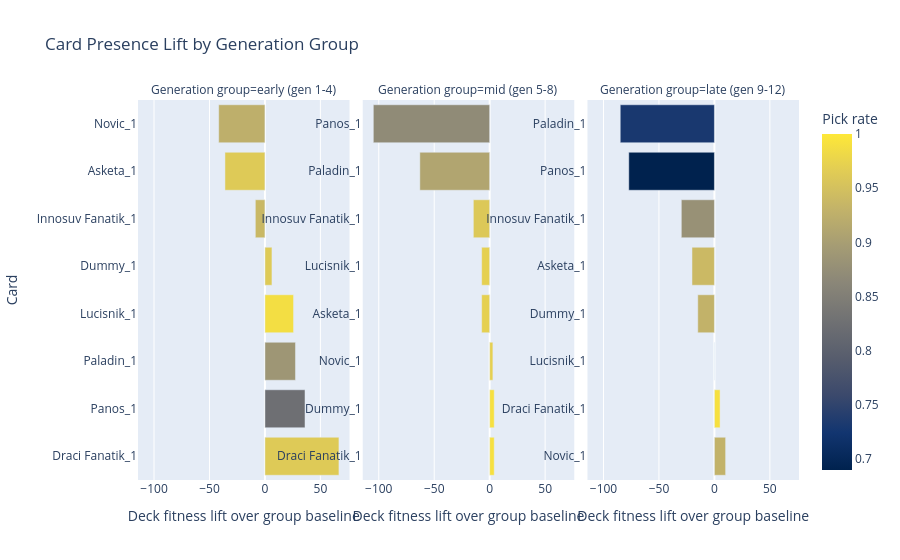

The notebook cell this image was saved under:
### Markdown cell above
## Card Presence Lift

This graph answers: which cards are associated with better decks within each generation group?

Presence lift is average fitness of decks containing the card minus baseline average fitness for the same generation group. This keeps early weak decks and late stronger decks separated.

How to read it:

- Positive lift means the card appears in better-than-average decks for that group.
- A card with high lift and high pick rate is a strong balance candidate.
- A card with high lift but low pick rate is a possible underexplored card.
- A card with high pick rate but negative lift may be over-selected by the deck builder.

Important limitation: this is a deck-composition statistic, not drawn win rate or played win rate.

### Code cell
plot_card_presence_lift_timeline(group_count=3, top_n_per_group=8, min_times_played=2).show()

### Figure 1 — Plotly figure (JSON) as saved in the notebook; plotly's stock layout.template omitted (floating-point values rounded to 4 significant figures)
{"data": [{"customdata": [[77.0, 528.8, 462.0, 1.571, 0.9625], [66.0, 498.2, 462.0, 1.045, 0.825], [71.0, 489.6, 462.0, 1.254, 0.8875], [79.0, 487.8, 462.0, 1.063, 0.9875], [77.0, 468.4, 462.0, 1.403, 0.9625], [75.0, 453.4, 462.0, 1.04, 0.9375], [77.0, 426.0, 462.0, 1.039, 0.9625], [74.0, 420.4, 462.0, 1.027, 0.925]], "hovertemplate": "Generation group=early (gen 1-4)<br>Deck fitness lift over group baseline=%{x}<br>Card=%{y}<br>times_played=%{customdata[0]}<br>average_score_when_present=%{customdata[1]:.2f}<br>baseline_score=%{customdata[2]:.2f}<br>average_copies=%{customdata[3]:.2f}<br>Pick rate=%{marker.color:.1%}<extra></extra>", "legendgroup": "", "marker": {"color": [0.9625, 0.825, 0.8875, 0.9875, 0.9625, 0.9375, 0.9625, 0.925], "coloraxis": "coloraxis", "pattern": {"shape": ""}}, "name": "", "orientation": "h", "showlegend": false, "textposition": "auto", "type": "bar", "x": [66.73, 36.13, 27.54, 25.81, 6.339, -8.651, -36.04, -41.67], "xaxis": "x", "y": ["Draci Fanatik_1", "Panos_1", "Paladin_1", "Lucisnik_1", "Dummy_1", "Innosuv Fanatik_1", "Asketa_1", "Novic_1"], "yaxis": "y"}, {"customdata": [[99.0, 486.5, 482.4, 1.859, 0.99], [99.0, 486.5, 482.4, 1.101, 0.99], [97.0, 485.3, 482.4, 1.072, 0.97], [97.0, 475.2, 482.4, 1.052, 0.97], [97.0, 475.2, 482.4, 1.0, 0.97], [96.0, 467.7, 482.4, 1.01, 0.96], [91.0, 419.4, 482.4, 1.374, 0.91], [87.0, 377.5, 482.4, 1.172, 0.87]], "hovertemplate": "Generation group=mid (gen 5-8)<br>Deck fitness lift over group baseline=%{x}<br>Card=%{y}<br>times_played=%{customdata[0]}<br>average_score_when_present=%{customdata[1]:.2f}<br>baseline_score=%{customdata[2]:.2f}<br>average_copies=%{customdata[3]:.2f}<br>Pick rate=%{marker.color:.1%}<extra></extra>", "legendgroup": "", "marker": {"color": [0.99, 0.99, 0.97, 0.97, 0.97, 0.96, 0.91, 0.87], "coloraxis": "coloraxis", "pattern": {"shape": ""}}, "name": "", "orientation": "h", "showlegend": false, "textposition": "auto", "type": "bar", "x": [4.125, 4.125, 2.909, -7.215, -7.215, -14.72, -62.95, -104.9], "xaxis": "x2", "y": ["Draci Fanatik_1", "Dummy_1", "Novic_1", "Asketa_1", "Lucisnik_1", "Innosuv Fanatik_1", "Paladin_1", "Panos_1"], "yaxis": "y2"}, {"customdata": [[93.0, 366.1, 356.0, 1.161, 0.93], [99.0, 361.1, 356.0, 2.081, 0.99], [100.0, 356.0, 356.0, 1.1, 1.0], [93.0, 341.0, 356.0, 1.075, 0.93], [94.0, 335.8, 356.0, 1.138, 0.94], [88.0, 326.2, 356.0, 1.023, 0.88], [69.0, 278.8, 356.0, 1.188, 0.69], [73.0, 271.1, 356.0, 1.575, 0.73]], "hovertemplate": "Generation group=late (gen 9-12)<br>Deck fitness lift over group baseline=%{x}<br>Card=%{y}<br>times_played=%{customdata[0]}<br>average_score_when_present=%{customdata[1]:.2f}<br>baseline_score=%{customdata[2]:.2f}<br>average_copies=%{customdata[3]:.2f}<br>Pick rate=%{marker.color:.1%}<extra></extra>", "legendgroup": "", "marker": {"color": [0.93, 0.99, 1.0, 0.93, 0.94, 0.88, 0.69, 0.73], "coloraxis": "coloraxis", "pattern": {"shape": ""}}, "name": "", "orientation": "h", "showlegend": false, "textposition": "auto", "type": "bar", "x": [10.11, 5.111, 0.0, -14.99, -20.21, -29.83, -77.19, -84.89], "xaxis": "x3", "y": ["Novic_1", "Draci Fanatik_1", "Lucisnik_1", "Dummy_1", "Asketa_1", "Innosuv Fanatik_1", "Panos_1", "Paladin_1"], "yaxis": "y3"}], "layout": {"annotations": [{"font": {}, "showarrow": false, "text": "Generation group=early (gen 1-4)", "x": 0.16, "xanchor": "center", "xref": "paper", "y": 1, "yanchor": "bottom", "yref": "paper"}, {"font": {}, "showarrow": false, "text": "Generation group=mid (gen 5-8)", "x": 0.5, "xanchor": "center", "xref": "paper", "y": 1, "yanchor": "bottom", "yref": "paper"}, {"font": {}, "showarrow": false, "text": "Generation group=late (gen 9-12)", "x": 0.84, "xanchor": "center", "xref": "paper", "y": 1, "yanchor": "bottom", "yref": "paper"}], "barmode": "relative", "coloraxis": {"autocolorscale": false, "colorbar": {"title": {"text": "Pick rate"}}, "colorscale": [[0, "#00224e"], [0.1111, "#123570"], [0.2222, "#3b496c"], [0.3333, "#575d6d"], [0.4444, "#707173"], [0.5556, "#8a8678"], [0.6667, "#a59c74"], [0.7778, "#c3b369"], [0.8889, "#e1cc55"], [1, "#fee838"]]}, "legend": {"tracegroupgap": 0}, "title": {"text": "Card Presence Lift by Generation Group"}, "xaxis": {"anchor": "y", "domain": [0, 0.32], "title": {"text": "Deck fitness lift over group baseline"}}, "xaxis2": {"anchor": "y2", "domain": [0.34, 0.66], "matches": "x", "title": {"text": "Deck fitness lift over group baseline"}}, "xaxis3": {"anchor": "y3", "domain": [0.68, 1.0], "matches": "x", "title": {"text": "Deck fitness lift over group baseline"}}, "yaxis": {"anchor": "x", "domain": [0, 1], "showticklabels": true, "title": {"text": "Card"}}, "yaxis2": {"anchor": "x2", "domain": [0, 1], "showticklabels": true}, "yaxis3": {"anchor": "x3", "domain": [0, 1], "showticklabels": true}}}
